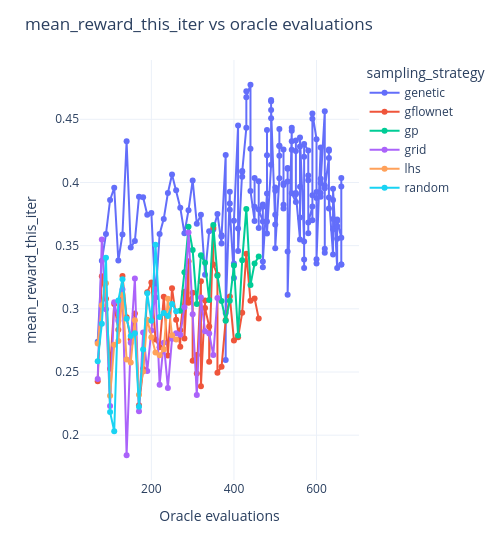

Source (notebook cell):
### Code cell
plot_oracle_efficiency(metrics, metric="mean_reward_this_iter")

### Figure 1 — Plotly figure (JSON) as saved in the notebook; plotly's stock layout.template omitted (floating-point values rounded to 4 significant figures; data arrays with more than 128 entries replaced by an {"elided": "..."} marker saying what was removed)
{"data": [{"customdata": {"elided": "160x2 mixed values"}, "hovertemplate": "sampling_strategy=genetic<br>oracle_evals_total=%{x}<br>mean_reward_this_iter=%{y}<br>iteration=%{customdata[0]}<br>run=%{customdata[1]}<extra></extra>", "legendgroup": "genetic", "line": {"color": "#636efa", "dash": "solid"}, "marker": {"symbol": "circle"}, "mode": "lines+markers", "name": "genetic", "orientation": "v", "showlegend": true, "type": "scatter", "x": {"elided": "160 int values"}, "xaxis": "x", "y": {"elided": "160 float values"}, "yaxis": "y"}, {"customdata": [[1, "run_378"], [2, "run_378"], [3, "run_378"], [4, "run_378"], [5, "run_378"], [6, "run_378"], [7, "run_378"], [8, "run_378"], [9, "run_378"], [10, "run_378"], [11, "run_378"], [12, "run_378"], [13, "run_378"], [14, "run_378"], [15, "run_378"], [16, "run_378"], [17, "run_378"], [18, "run_378"], [19, "run_378"], [20, "run_378"], [21, "run_378"], [21, "run_578"], [22, "run_378"], [22, "run_578"], [23, "run_378"], [23, "run_578"], [24, "run_378"], [24, "run_578"], [25, "run_378"], [25, "run_578"], [26, "run_378"], [26, "run_578"], [27, "run_378"], [27, "run_578"], [28, "run_378"], [28, "run_578"], [29, "run_378"], [29, "run_578"], [30, "run_378"], [30, "run_578"], [31, "run_578"], [32, "run_578"], [33, "run_578"], [34, "run_578"], [35, "run_578"], [36, "run_578"], [37, "run_578"], [38, "run_578"], [39, "run_578"], [40, "run_578"]], "hovertemplate": "sampling_strategy=gflownet<br>oracle_evals_total=%{x}<br>mean_reward_this_iter=%{y}<br>iteration=%{customdata[0]}<br>run=%{customdata[1]}<extra></extra>", "legendgroup": "gflownet", "line": {"color": "#ef553b", "dash": "solid"}, "marker": {"symbol": "circle"}, "mode": "lines+markers", "name": "gflownet", "orientation": "v", "showlegend": true, "type": "scatter", "x": [70, 80, 90, 100, 110, 120, 130, 140, 150, 160, 170, 180, 190, 200, 210, 220, 230, 240, 250, 260, 270, 270, 280, 280, 290, 290, 300, 300, 310, 310, 320, 320, 330, 330, 340, 340, 350, 350, 360, 360, 370, 380, 390, 400, 410, 420, 430, 440, 450, 460], "xaxis": "x", "y": [0.2427, 0.3259, 0.308, 0.2526, 0.3037, 0.2835, 0.3261, 0.2934, 0.2758, 0.2964, 0.2238, 0.2523, 0.313, 0.3209, 0.2758, 0.2697, 0.3096, 0.2631, 0.3163, 0.2914, 0.2699, 0.283, 0.3135, 0.2766, 0.3377, 0.3048, 0.3128, 0.2589, 0.2634, 0.2488, 0.3218, 0.2388, 0.3066, 0.3007, 0.2859, 0.2581, 0.3642, 0.335, 0.327, 0.2495, 0.2541, 0.2911, 0.3097, 0.2749, 0.2775, 0.297, 0.3435, 0.3064, 0.3082, 0.2923], "yaxis": "y"}, {"customdata": [[21, "run_792"], [22, "run_792"], [23, "run_792"], [24, "run_792"], [25, "run_792"], [26, "run_792"], [27, "run_792"], [28, "run_792"], [29, "run_792"], [30, "run_792"], [31, "run_792"], [32, "run_792"], [33, "run_792"], [34, "run_792"], [35, "run_792"], [36, "run_792"], [37, "run_792"], [38, "run_792"], [39, "run_792"], [40, "run_792"]], "hovertemplate": "sampling_strategy=gp<br>oracle_evals_total=%{x}<br>mean_reward_this_iter=%{y}<br>iteration=%{customdata[0]}<br>run=%{customdata[1]}<extra></extra>", "legendgroup": "gp", "line": {"color": "#00cc96", "dash": "solid"}, "marker": {"symbol": "circle"}, "mode": "lines+markers", "name": "gp", "orientation": "v", "showlegend": true, "type": "scatter", "x": [270, 280, 290, 300, 310, 320, 330, 340, 350, 360, 370, 380, 390, 400, 410, 420, 430, 440, 450, 460], "xaxis": "x", "y": [0.2985, 0.3289, 0.365, 0.3466, 0.3038, 0.3425, 0.3364, 0.307, 0.3663, 0.3262, 0.3061, 0.2905, 0.3064, 0.3343, 0.2788, 0.3385, 0.379, 0.3189, 0.3359, 0.3415], "yaxis": "y"}, {"customdata": [[1, "run_240"], [2, "run_240"], [3, "run_240"], [4, "run_240"], [5, "run_240"], [6, "run_240"], [7, "run_240"], [8, "run_240"], [9, "run_240"], [10, "run_240"], [11, "run_240"], [12, "run_240"], [13, "run_240"], [14, "run_240"], [15, "run_240"], [16, "run_240"], [17, "run_240"], [18, "run_240"], [19, "run_240"], [20, "run_240"], [21, "run_240"], [22, "run_240"], [23, "run_240"], [24, "run_240"], [25, "run_240"], [26, "run_240"], [27, "run_240"], [28, "run_240"], [29, "run_240"], [30, "run_240"]], "hovertemplate": "sampling_strategy=grid<br>oracle_evals_total=%{x}<br>mean_reward_this_iter=%{y}<br>iteration=%{customdata[0]}<br>run=%{customdata[1]}<extra></extra>", "legendgroup": "grid", "line": {"color": "#ab63fa", "dash": "solid"}, "marker": {"symbol": "circle"}, "mode": "lines+markers", "name": "grid", "orientation": "v", "showlegend": true, "type": "scatter", "x": [70, 80, 90, 100, 110, 120, 130, 140, 150, 160, 170, 180, 190, 200, 210, 220, 230, 240, 250, 260, 270, 280, 290, 300, 310, 320, 330, 340, 350, 360], "xaxis": "x", "y": [0.2444, 0.355, 0.2996, 0.2231, 0.3052, 0.2906, 0.3153, 0.1841, 0.2731, 0.324, 0.2189, 0.2812, 0.2507, 0.2829, 0.3155, 0.2399, 0.2732, 0.2374, 0.2763, 0.2807, 0.2794, 0.3012, 0.3605, 0.2957, 0.2317, 0.3089, 0.2823, 0.2805, 0.2634, 0.3085], "yaxis": "y"}, {"customdata": [[1, "run_792"], [2, "run_792"], [3, "run_792"], [4, "run_792"], [5, "run_792"], [6, "run_792"], [7, "run_792"], [8, "run_792"], [9, "run_792"], [10, "run_792"], [11, "run_792"], [12, "run_792"], [13, "run_792"], [14, "run_792"], [15, "run_792"], [16, "run_792"], [17, "run_792"], [18, "run_792"], [19, "run_792"], [20, "run_792"]], "hovertemplate": "sampling_strategy=lhs<br>oracle_evals_total=%{x}<br>mean_reward_this_iter=%{y}<br>iteration=%{customdata[0]}<br>run=%{customdata[1]}<extra></extra>", "legendgroup": "lhs", "line": {"color": "#ffa15a", "dash": "solid"}, "marker": {"symbol": "circle"}, "mode": "lines+markers", "name": "lhs", "orientation": "v", "showlegend": true, "type": "scatter", "x": [70, 80, 90, 100, 110, 120, 130, 140, 150, 160, 170, 180, 190, 200, 210, 220, 230, 240, 250, 260], "xaxis": "x", "y": [0.2726, 0.3029, 0.3202, 0.2311, 0.2715, 0.2746, 0.311, 0.2599, 0.2574, 0.2909, 0.232, 0.2504, 0.2914, 0.2776, 0.2655, 0.2633, 0.2681, 0.308, 0.2791, 0.2757], "yaxis": "y"}, {"customdata": [[1, "run_578"], [2, "run_578"], [3, "run_578"], [4, "run_578"], [5, "run_578"], [6, "run_578"], [7, "run_578"], [8, "run_578"], [9, "run_578"], [10, "run_578"], [11, "run_578"], [12, "run_578"], [13, "run_578"], [14, "run_578"], [15, "run_578"], [16, "run_578"], [17, "run_578"], [18, "run_578"], [19, "run_578"], [20, "run_578"]], "hovertemplate": "sampling_strategy=random<br>oracle_evals_total=%{x}<br>mean_reward_this_iter=%{y}<br>iteration=%{customdata[0]}<br>run=%{customdata[1]}<extra></extra>", "legendgroup": "random", "line": {"color": "#19d3f3", "dash": "solid"}, "marker": {"symbol": "circle"}, "mode": "lines+markers", "name": "random", "orientation": "v", "showlegend": true, "type": "scatter", "x": [70, 80, 90, 100, 110, 120, 130, 140, 150, 160, 170, 180, 190, 200, 210, 220, 230, 240, 250, 260], "xaxis": "x", "y": [0.2585, 0.2882, 0.3404, 0.2183, 0.2032, 0.3067, 0.3233, 0.2921, 0.2784, 0.2807, 0.2225, 0.2678, 0.3122, 0.2905, 0.3508, 0.2935, 0.2967, 0.2943, 0.3038, 0.2981], "yaxis": "y"}], "layout": {"legend": {"title": {"text": "sampling_strategy"}, "tracegroupgap": 0}, "margin": {"t": 60}, "title": {"text": "mean_reward_this_iter vs oracle evaluations"}, "width": 500, "xaxis": {"anchor": "y", "domain": [0, 1], "title": {"text": "Oracle evaluations"}}, "yaxis": {"anchor": "x", "domain": [0, 1], "title": {"text": "mean_reward_this_iter"}}}}
